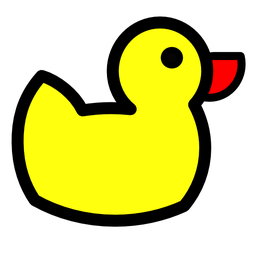
#> input picture Datasets/duck.png, 256 x 256 px, shrunk from 555 x 555 before the run
$ jupyter execute ConvolutionalNeuralNetworks.ipynb
#> lines starting #> are read from the running program, lines starting #| are printed output that depends on the picture
Convolutional Neural Networks

Use convolution to extract the spacial and temporal features and feed them to a Neural Network.

[cell 1]
import scipy as sp
import matplotlib.pyplot as plt
import numpy as np

[cell 2]
# Convolution

def convolve(kernel, X):
    return sp.signal.convolve2d(kernel,X)

[cell 3]
X = plt.imread("Datasets/duck.png")
#> X is the input picture: shape (256, 256, 4) float32; mean R, G, B, A 0.345, 0.335, 0.0184, 0.495
X = np.mean(X,-1)
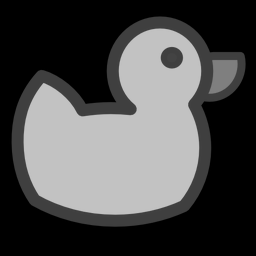
#> X: shape (256, 256) float32; min 0, max 0.766, mean 0.298
plt.imshow(X)

[cell 4]
# Convolving filter

kernel = np.empty((3,3))

kernel[0][0] = -1
kernel[0][1] = -2
kernel[0][2] = -1
kernel[1][0] = 0
kernel[1][1] = 0
kernel[1][2] = 0
kernel[2][0] = 1
kernel[2][1] = 2
kernel[2][2] = 1

[cell 5]
filtered_image = convolve(kernel,X)
#> in convolve, `return sp.signal.convolve2d(kernel,X)`:
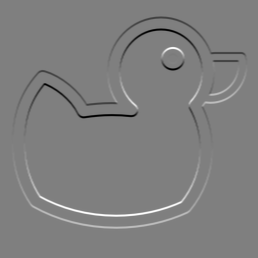
#> returned value: shape (258, 258) float64; min -2.06, max 2.06, mean 0; drawn with min black and max white
